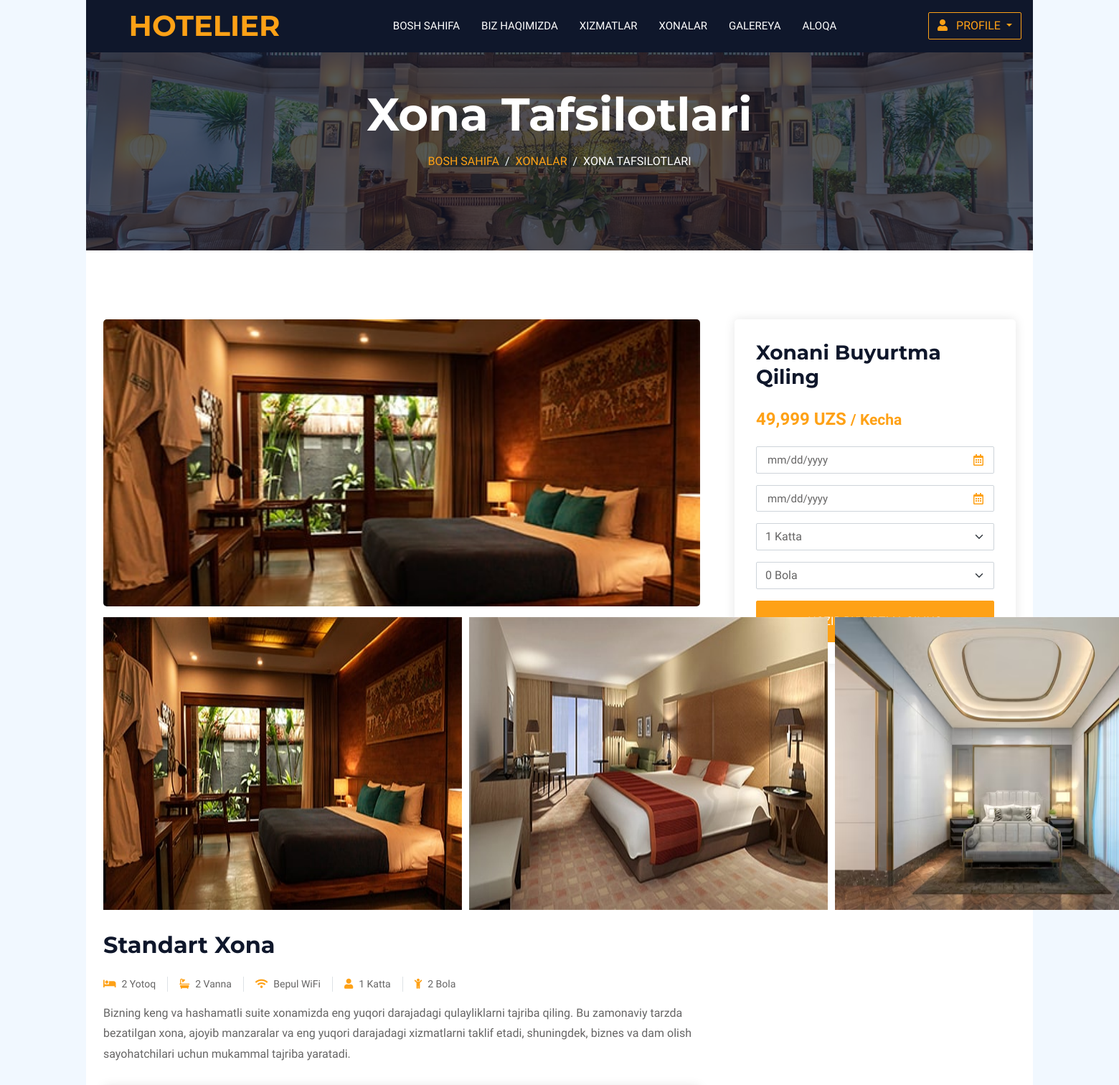
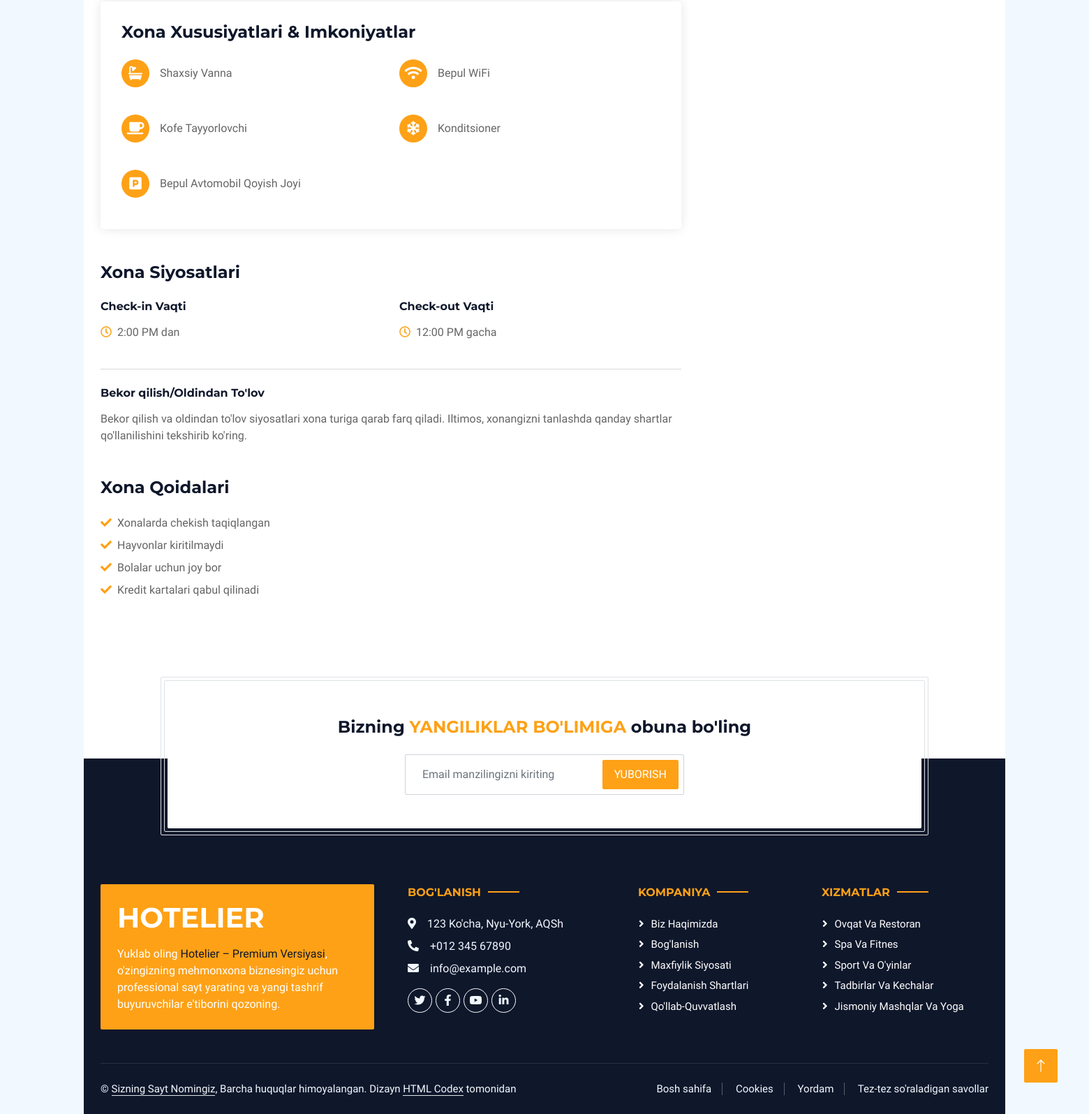
Screenshot of /rooms/1/ (signed in) with the database file from the repository (2 pictures, top to bottom).
### hotel/models.py (models this page shows, shortened)
class Room(models.Model):
    number = models.CharField(max_length=10, unique=True)
    room_type = models.CharField(max_length=50, choices=ROOM_TYPE)
    adults = models.IntegerField()
    children = models.IntegerField()
    beds = models.IntegerField()
    price_per_night = models.PositiveIntegerField()
    is_available = models.BooleanField(default=True)
    def room_images(self):
        return Images.objects.filter(room=self)

class Images(models.Model):
    room = models.ForeignKey(Room, on_delete=models.CASCADE)
    image = models.FileField(upload_to='rooms/')

### hotel/views.py (the view, shortened to what this page needs)
# urls.py: path('rooms/<int:room_id>/', views.room_detail, name='room_detail'),
def room_detail(request, room_id):
    user = request.user
    room = get_object_or_404(Room, id=room_id)
    facilities = Facilities.objects.filter(room=room).first()
    return render(request, 'room_detail.html', {'rooms': room, 'facilities': facilities})

### templates/room_detail.html (shortened to what this page needs)
{% extends 'base.html' %}
{% load static %}
{% block content %}
    <div class="container-fluid page-header mb-5 p-0 room-header">
        <div class="container-fluid page-header-inner py-5">
            <div class="container text-center pb-5">
                <h1 class="display-3 text-white mb-3 animated slideInDown">Xona Tafsilotlari</h1>
                <nav aria-label="breadcrumb">
                    <ol class="breadcrumb justify-content-center text-uppercase">
                        <li class="breadcrumb-item"><a href="#">Bosh Sahifa</a></li>
                        <li class="breadcrumb-item"><a href="#">Xonalar</a></li>
                        <li class="breadcrumb-item text-white active" aria-current="page">Xona Tafsilotlari</li>
                    </ol>
                </nav>
            </div>
        </div>
    </div>
    <div class="container-xxl py-5">
        <div class="container">
            <div class="row g-5">
                <div class="col-lg-8">
                    <div class="room-images">
                        <img class="room-thumb" src="{{ rooms.room_images.all.first.image.url }}" alt="Xona Rasmi">
                        <div class="room-gallery">
                            {% for img in rooms.room_images.all %}
                                <img class="gallery-thumb" src="{{ img.image.url }}" alt="Galereya Rasm">
                            {% endfor %}
                        </div>
                    </div>
                    <h2 class="mb-4">{{ rooms.room_type|title }} Xona</h2>
                    <div class="d-flex mb-3">
                        <small class="border-end me-3 pe-3"><i class="fa fa-bed text-primary me-2"></i>{{ rooms.beds }} Yotoq</small>
                        {% if facilities.bathroom %}
                            <small class="border-end me-3 pe-3"><i class="fa fa-bath text-primary me-2"></i>2 Vanna</small>
                        {% endif %}
                        {% if facilities.wifi %}
                            <small class="border-end me-3 pe-3"><i class="fa fa-wifi text-primary me-2"></i>Bepul WiFi</small>
                        {% endif %}
                        <small class="border-end me-3 pe-3"><i class="fa fa-user text-primary me-2"></i>{{ rooms.adults }} Katta</small>
                        <small><i class="fa fa-child text-primary me-2"></i>{{ rooms.children }} Bola</small>
                    </div>
                    <p class="room-description">
                        Bizning keng va hashamatli suite xonamizda eng yuqori darajadagi qulayliklarni tajriba qiling. Bu zamonaviy tarzda bezatilgan xona, ajoyib manzaralar va eng yuqori darajadagi xizmatlarni taklif etadi, shuningdek, biznes va dam olish sayohatchilari uchun mukammal tajriba yaratadi.
                    </p>
                    <div class="room-features mb-5">
                        <h4 class="mb-4">Xona Xususiyatlari & Imkoniyatlar</h4>
                        <div class="row g-4">
                            {% if facilities.bathroom %}
                            <div class="col-md-6">
                                <div class="feature-item">
                                    <div class="feature-icon">
                                        <i class="fa fa-bath"></i>
                                    </div>
                                    <span>Shaxsiy Vanna</span>
                                </div>
                            </div>
                            {% endif %}
                            {% if facilities.wifi %}
                            <div class="col-md-6">
                                <div class="feature-item">
                                    <div class="feature-icon">
                                        <i class="fa fa-wifi"></i>
                                    </div>
                                    <span>Bepul WiFi</span>
                                </div>
                            </div>
                            {% endif %}
                            {% if facilities.coffee_maker %}
                            <div class="col-md-6">
                                <div class="feature-item">
                                    <div class="feature-icon">
                                        <i class="fa fa-coffee"></i>
                                    </div>
                                    <span>Kofe Tayyorlovchi</span>
                                </div>
                            </div>
                            {% endif %}
                            {% if facilities.aircondition %}
                            <div class="col-md-6">
                                <div class="feature-item">
                                    <div class="feature-icon">
                                        <i class="fa fa-snowflake"></i>
                                    </div>
                                    <span>Konditsioner</span>
                                </div>
                            </div>
                            {% endif %}
                            {% if facilities.parking %}
                            <div class="col-md-6">
                                <div class="feature-item">
                                    <div class="feature-icon">
                                        <i class="fa fa-parking"></i>
                                    </div>
                                    <span>Bepul Avtomobil Qoyish Joyi</span>
                                </div>
                            </div>
                            {% endif %}
                        </div>
                    </div>
                    <div class="room-policies mb-5">
                        <h4 class="mb-4">Xona Siyosatlari</h4>
                        <div class="row">
                            <div class="col-md-6">
                                <h6 class="mb-3">Check-in Vaqti</h6>
                                <p><i class="far fa-clock text-primary me-2"></i>2:00 PM dan</p>
                            </div>
                            <div class="col-md-6">
                                <h6 class="mb-3">Check-out Vaqti</h6>
                                <p><i class="far fa-clock text-primary me-2"></i>12:00 PM gacha</p>
                            </div>
                        </div>
                        <hr class="my-4">
                        <h6 class="mb-3">Bekor qilish/Oldindan To'lov</h6>
                        <p>Bekor qilish va oldindan to'lov siyosatlari xona turiga qarab farq qiladi. Iltimos, xonangizni tanlashda qanday shartlar qo'llanilishini tekshirib ko'ring.</p>
                    </div>
                    <div class="room-rules">
                        <h4 class="mb-4">Xona Qoidalari</h4>
                        <ul class="list-unstyled">
                            <li class="mb-2"><i class="fas fa-check text-primary me-2"></i>Xonalarda chekish taqiqlangan</li>
                            <li class="mb-2"><i class="fas fa-check text-primary me-2"></i>Hayvonlar kiritilmaydi</li>
                            <li class="mb-2"><i class="fas fa-check text-primary me-2"></i>Bolalar uchun joy bor</li>
                            <li class="mb-2"><i class="fas fa-check text-primary me-2"></i>Kredit kartalari qabul qilinadi</li>
                        </ul>
                    </div>
                </div>
                <div class="col-lg-4">
                    <div class="booking-form">
                        <h3 class="mb-4">Xonani Buyurtma Qiling</h3>
                        <div class="price-tag">
                            {{ rooms.price_per_night }} UZS <small>/ Kecha</small>
                        </div>
                        <form method="POST">
                            <div class="mb-3">
                                <div class="col-md-3" style="width: 100%;">
                                    <div class="date-input-container">
                                        <input type="date"
                                            class="form-control custom-date-input"
                                            id="checkinDate"
                                            placeholder="Kirish"
                                            min="{% now 'Y-m-d' %}"
                                            name="checkin"
                                            required/>
                                    </div>
                                </div>
                            </div>
                            <div class="mb-3">
                                <div class="col-md-3" style="width: 100%;">
                                    <div class="date-input-container">
                                        <input type="date"
                                            class="form-control custom-date-input"
                                            id="checkoutDate"
                                            placeholder="Chiqish"
                                            name="checkout"
                                            required/>
                                    </div>
                                </div>
                            </div>
                            <div class="mb-3">
                                <select class="form-select" name="adults" required>
                                    <option value="1" selected>1 Katta</option>
                                </select>
                            </div>
                            <div class="mb-3">
                                <select class="form-select" name="children" required>
                                    <option value="0">0 Bola</option>
                                </select>
                            </div>
                            <button type="submit" class="btn btn-primary w-100 py-3">Hozir Buyurtma Qiling</button>
                        </form>
                    </div>
                </div>
            </div>
        </div>
    </div>
{% endblock content %}

### static/css/style.css (style rules this page uses)
:root { --primary: #FEA116; --light: #F1F8FF; --dark: #0F172B; }
.btn { font-weight: 500; text-transform: uppercase; transition: .5s; }
.btn.btn-primary, .btn.btn-secondary { color: #FFFFFF; }
.page-header { background-position: center center; background-repeat: no-repeat; background-size: cover; }
.page-header-inner { background: rgba(15, 23, 43, .7); }
.breadcrumb-item + .breadcrumb-item::before { color: var(--light); }
.room-images { position: relative; margin-bottom: 30px; }
.room-thumb { width: 100%; height: 400px; object-fit: cover; border-radius: 5px; }
.room-gallery { display: flex; gap: 10px; margin-top: 15px; }
.room-features { background: #fff; padding: 30px; border-radius: 5px; box-shadow: 0 0 15px rgba(0,0,0,0.1); margin-bottom: 30px; }
.feature-item { display: flex; align-items: center; margin-bottom: 15px; }
.feature-icon { width: 40px; height: 40px; background: var(--primary); border-radius: 50%; display: flex; align-items: center; justify-content: center; margin-right: 15px; }
.feature-icon i { color: #fff; font-size: 20px; }
.booking-form { background: #fff; padding: 30px; border-radius: 5px; box-shadow: 0 0 15px rgba(0,0,0,0.1); }
.price-tag { font-size: 24px; color: var(--primary); font-weight: bold; margin-bottom: 20px; }
.room-description { line-height: 1.8; margin-bottom: 30px; }
.room-header { background-image: url('../img/carousel-1.jpg'); }
.date-input-container { position: relative; }
.custom-date-input { width: 100%; padding: 7px 35px 6px 15px; font-size: 15px; background-color: #fff; transition: all 0.3s ease; }

### rows the page displays
Room: room_images.all.first.image (picture), room_type "Standart", beds "2", adults "1", children "2", price_per_night "49,999"
Images: image (picture)
Images: image (picture)
Images: image (picture)
